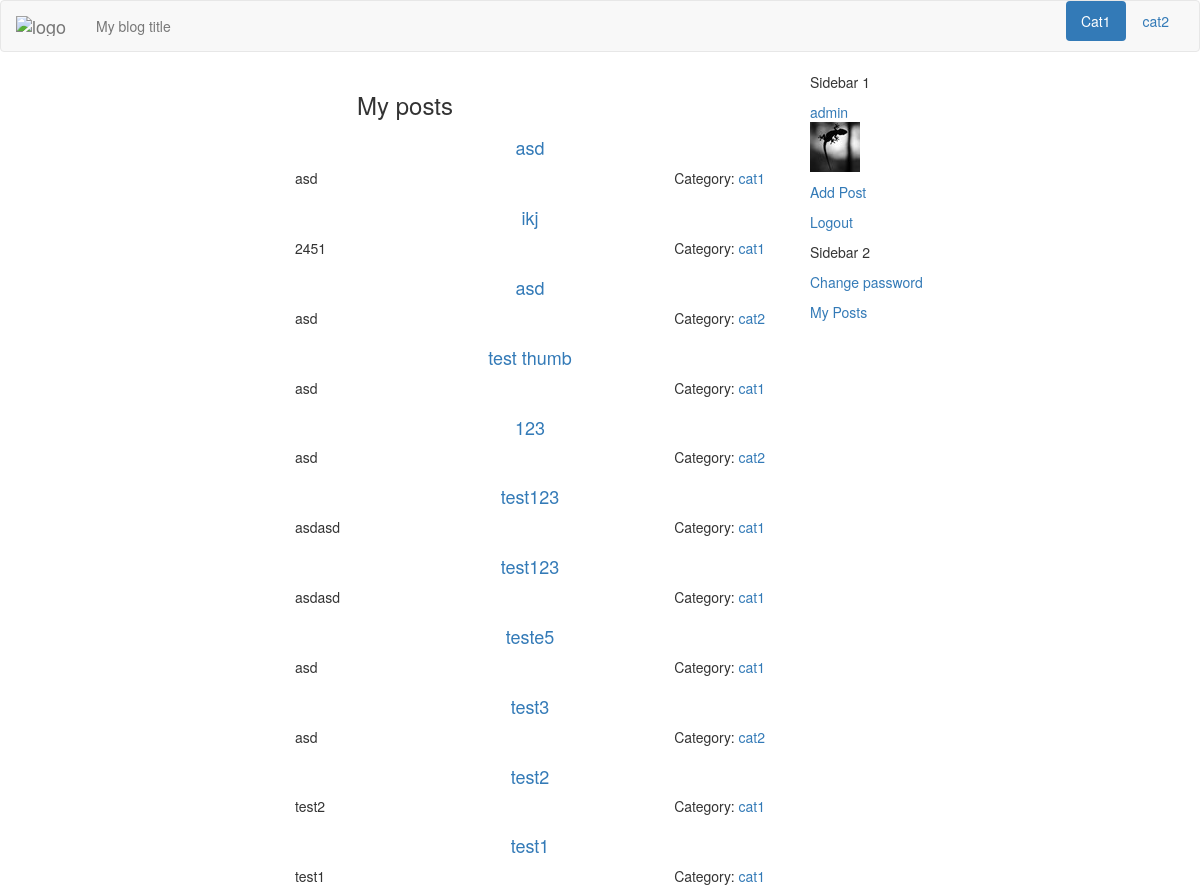
Before: /dashboard/my-posts/ (signed in) with the older database file.
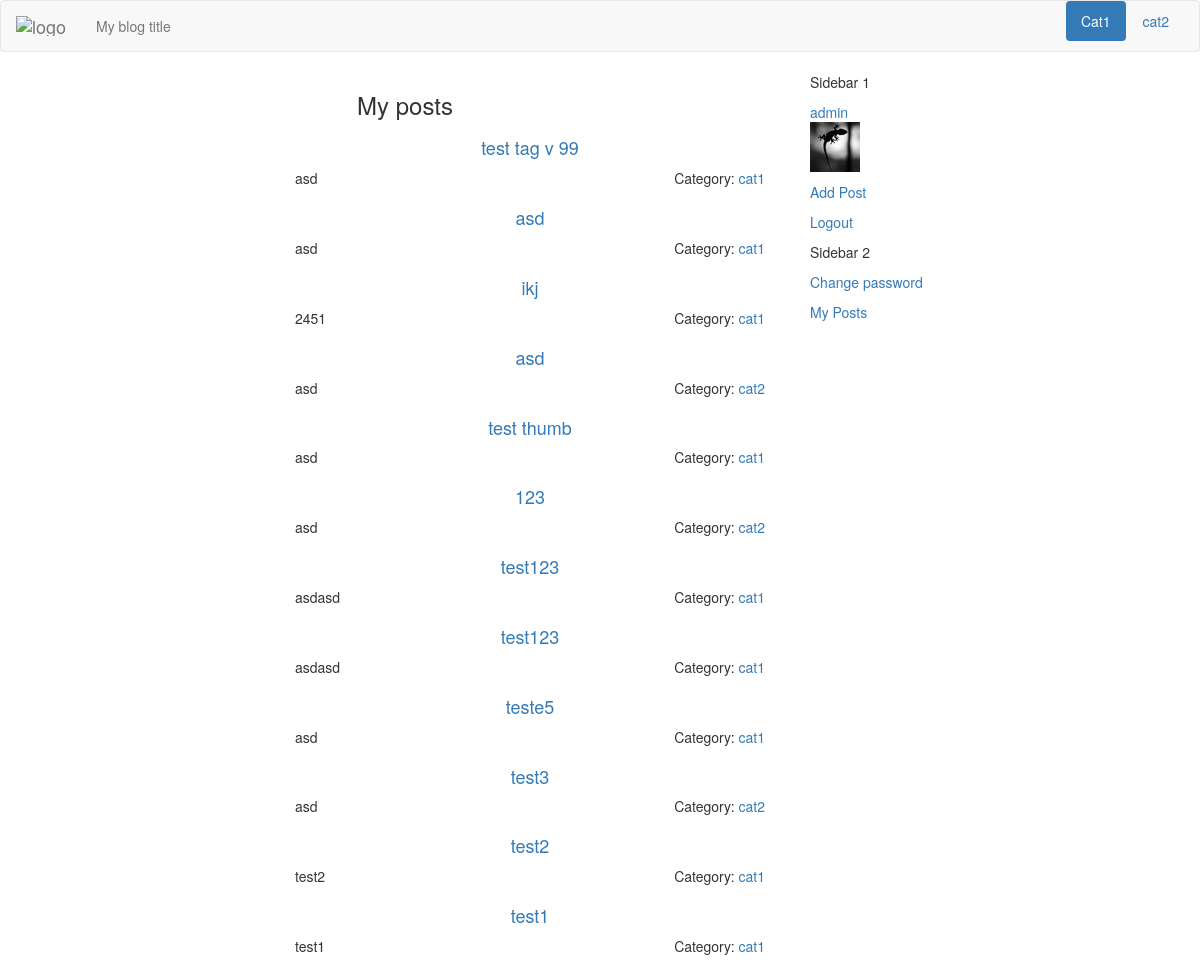
After: the same page with the newer database file.
### blog/models.py (models this page shows, shortened)
class Category(models.Model):
	index_together = [
	["id","name", "order", "slug"],
	]
	name = models.CharField(max_length=30, unique=True)
	description = models.TextField(max_length=250)
	slug = models.SlugField("URL",blank=True, max_length=150)
	order = models.SmallIntegerField(blank=True, default=1)
	class Meta:
		verbose_name_plural = "categories"
		ordering = ['order']
	def __str__(self):
		return self.slug

class Post(models.Model):
	index_together = [
	["title", "description", "post_thumbnail", "author", "category",
	 "url", "published", "status","main_tag"],
	]
	title = models.CharField(max_length=150)
	description = models.CharField(max_length=150)
	text = models.TextField()
	today = datetime.date.today()
	post_image = models.ImageField(upload_to =
						str(today.year)+'/'
						+str(today.month)+'/'+str(today.day)+'/', blank=True)
	post_image.short_description = 'Image'
	post_thumbnail = ImageSpecField(source='post_image',
								processors=[ResizeToFit(640, 480)],
								format='JPEG',
								options={'quality': 85})
	def get_image(self):
		return mark_safe('<img src="%s" class ="img-responsive center-block"/>'\
						 % (self.post_thumbnail.url))
	get_image.short_description = 'Thumbnail'
	created = models.DateTimeField(auto_now_add=True)
	edited = models.DateTimeField(auto_now=True)
	published = models.DateTimeField(default=timezone.now)
	author = models.ForeignKey(settings.AUTH_USER_MODEL,
							   default = 1,
							   on_delete=models.SET_DEFAULT) ###
	category = models.ForeignKey('Category')
	tags = models.ManyToManyField('Tag',
										related_name='posts',
										related_query_name='tag',
										blank=True)
	main_tag = models.CharField(max_length=33, blank=True)
	url = models.SlugField(blank=True)
	STATUS = (
				("D", "Draft"),
				("P","Published"),
	)
	status = models.CharField(max_length=1, choices=STATUS, default="D")
	class Meta:
		ordering = ['-published']
		verbose_name_plural = "posts"
	def get_absolute_url(self):
		cat_url = slugify(unidecode(self.main_tag))
		return "/%s/%s-%i/" % (cat_url, self.url, self.id)

### blog/views.py (the view)
# urls.py: url(r'^dashboard/my-posts/$', views.my_posts, name='my_posts'),
@login_required
def my_posts(request):
    posts = Post.objects.filter(author=request.user.id)
    return render(request, 'dash-my-posts.html', {'posts':posts,
                                              'cat_list': cat_list})

### blog/authentication.py (called while the page is built)
    def get_user(self, user_id):
        try:
            return User.objects.get(pk=user_id)
        except User.DoesNotExist:
            return None

### blog/models.py (called while the page is built)
	def get_avatar(self):
		return mark_safe('<img src="%s" class ="img-responsive"/>'\
						 % (self.avatar.url))

### templates/dash-my-posts.html (shortened to what this page needs)
{% extends "dashboard.html" %}
{% load imagekit %}
{% block content %}
<h3 class="text-center">My posts</h3>
<div class="container-fluid">
{% if posts %}
    {% for post in posts %}
    <div class="row">
    <div class="col-md-4">
    </div>
      <div class="col-md-8">
       <a href="{{ post.get_absolute_url }}" >
         <h4 class="post-title-dash text-center">{{ post.title }} </h4></a>
         <div class="pull-right">Category:
           <a href="
           {% url 'category' category=post.category|slugify %}">
           {{post.category}}</a>
         </div>
            <p class="post-description">{% autoescape off %}
              {{ post.description }}{% endautoescape %}</p>
         </div>
         </div>
    {% endfor %}
{% else %}
<p>
  No posts yet!
</p>
{% endif %}
</div>
{% endblock %}

### templates/index.html (shortened to what this page needs)
{% load staticfiles %}
{% load compress %}
<!DOCTYPE html>
<html>
<head>
    {% compress css %}
    <link rel="stylesheet" href="/static/css/backtotop.css" type="text/css">
    <link rel="stylesheet" href="/static/css/bootstrap.min.css" type="text/css" />
    <link rel="stylesheet" href="/static/css/custom.css" type="text/css" />
    <link rel="stylesheet" href="/static/css/summernote.css" rel="stylesheet">
    <link rel="stylesheet" href="/static/css/django_summernote.css" rel="stylesheet">
    <link rel="stylesheet" href="/static/css/django_summernote_inplace.css" rel="stylesheet">
    <link rel="stylesheet" href="/static/css/blueimp-gallery.min.css" type="text/css">
    <link rel="stylesheet" href="/static/css/tagging.css" type="text/css">
    {% endcompress %}
</head>
<body>
  <div class="navbar navbar-default">
    <div class="container-fluid">
      <div class="navbar-header">
        <a class="navbar-brand ajax-menu" url=""
        href="/">
          <img alt="logo" src="#" /></a>
        <p class="navbar-text">
          My blog title
        </p>
      </div>
      <ul class="nav nav-pills pull-right">
        {% for cat in cat_list %}
            {% if forloop.first %}
              <li role="presentation" class="active">
            {% else %}
              <li role="presentation">
            {% endif %}
            <a href="{{ request.scheme }}://{{ request.get_host }}/cat/{{ cat.slug }}/"
             url = "{{ cat.slug }}" class="ajax-menu menu" id="{{ cat.slug }}" cat>
              {{ cat.name }}</a></li>
        {% endfor %}
      </ul>
    </div>
  </div>
<div class="container">
<div class="row">
  <div class="col-md-4 pull-right sidebar">
    <div class="sidebar1">
      <p>
        Sidebar 1<br />
      {% if user.is_authenticated %}
        <p><a href="{% url 'dashboard' %}" single_page
          url = "dashboard" class="ajax-menu">
          {{ user.username }}
                              {% if user.avatar %}
                              {{ user.get_avatar}}
                              {% endif %}</a></p>
        <p><a href="{% url 'add_post' %}" single_page
          url = "add-post" class="ajax-menu">Add Post</a></p>
        <p><a href="{% url 'logout' %}">Logout</a></p>
      {% else %}
        <p><a href="{% url 'signup' %}">Register</a></p>
        <p><a href="{% url 'login' %}">Login</a></p>
      {% endif %}
      </p>
    </div>
    <div class="sidebar2">
      <p>
        Sidebar 2<br />
        <p><a href="{% url 'password_change' %}">Change password</a></p>
        <p><a href="{% url 'my_posts' %}">My Posts</a></p>
      </p>
    </div>
  </div>
<div class="col-md-8 main">
<div class="content">
  <div class="posts">
  {% block content %}
  {% endblock %}
  </div>
</div>
</div>
</div>
</div>
</body>
</html>

Changed rows visible on the page:
added Post: title "test tag v 99", category "cat1", description "asd"
